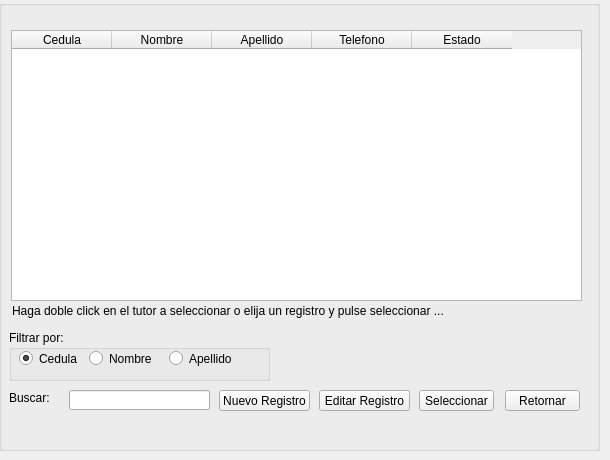
      <widget class="QWidget" name="Lista">
       <attribute name="title">
        <string>Lista</string>
       </attribute>
       <widget class="QGroupBox" name="groupBox">
        <property name="geometry">
         <rect>
          <x>-1</x>
          <y>0</y>
          <width>601</width>
          <height>451</height>
         </rect>
        </property>
        <property name="title">
         <string/>
        </property>
        <widget class="QTableWidget" name="tabla_personas">
         <property name="geometry">
          <rect>
           <x>12</x>
           <y>30</y>
           <width>571</width>
           <height>271</height>
          </rect>
         </property>
         <column>
          <property name="text">
           <string>Cedula</string>
          </property>
         </column>
         <column>
          <property name="text">
           <string>Nombre</string>
          </property>
         </column>
         <column>
          <property name="text">
           <string>Apellido</string>
          </property>
         </column>
         <column>
          <property name="text">
           <string>Telefono</string>
          </property>
         </column>
         <column>
          <property name="text">
           <string>Estado</string>
          </property>
         </column>
        </widget>
        <widget class="QPushButton" name="btnSelPersona">
         <property name="geometry">
          <rect>
           <x>420</x>
           <y>390</y>
           <width>75</width>
           <height>21</height>
          </rect>
         </property>
         <property name="text">
          <string>Seleccionar</string>
         </property>
        </widget>
        <widget class="QPushButton" name="btnRetorno">
         <property name="geometry">
          <rect>
           <x>506</x>
           <y>390</y>
           <width>75</width>
           <height>21</height>
          </rect>
         </property>
         <property name="text">
          <string>Retornar</string>
         </property>
        </widget>
        <widget class="QLabel" name="label_13">
         <property name="geometry">
          <rect>
           <x>10</x>
           <y>390</y>
           <width>51</width>
           <height>16</height>
          </rect>
         </property>
         <property name="text">
          <string>Buscar:</string>
         </property>
        </widget>
        <widget class="QLineEdit" name="txtFiltroPersonas">
         <property name="geometry">
          <rect>
           <x>70</x>
           <y>390</y>
           <width>141</width>
           <height>20</height>
          </rect>
         </property>
        </widget>
        <widget class="QGroupBox" name="grpFiltrarPersonas">
         <property name="geometry">
          <rect>
           <x>10</x>
           <y>330</y>
           <width>261</width>
           <height>51</height>
          </rect>
         </property>
         <property name="title">
          <string>Filtrar por:</string>
         </property>
         <widget class="QRadioButton" name="optApellido">
          <property name="geometry">
           <rect>
            <x>160</x>
            <y>20</y>
            <width>71</width>
            <height>17</height>
           </rect>
          </property>
          <property name="text">
           <string>Apellido</string>
          </property>
         </widget>
         <widget class="QRadioButton" name="optCedula">
          <property name="geometry">
           <rect>
            <x>10</x>
            <y>20</y>
            <width>61</width>
            <height>17</height>
           </rect>
          </property>
          <property name="text">
           <string>Cedula</string>
          </property>
          <property name="checked">
           <bool>true</bool>
          </property>
         </widget>
         <widget class="QRadioButton" name="optNombre">
          <property name="geometry">
           <rect>
            <x>80</x>
            <y>20</y>
            <width>71</width>
            <height>17</height>
           </rect>
          </property>
          <property name="text">
           <string>Nombre</string>
          </property>
         </widget>
        </widget>
        <widget class="QLabel" name="label_23">
         <property name="geometry">
          <rect>
           <x>13</x>
           <y>300</y>
           <width>501</width>
           <height>21</height>
          </rect>
         </property>
         <property name="text">
          <string>Haga doble click en el tutor a seleccionar o elija un registro y pulse seleccionar ...</string>
         </property>
         <property name="alignment">
          <set>Qt::AlignJustify|Qt::AlignVCenter</set>
         </property>
         <property name="wordWrap">
          <bool>true</bool>
         </property>
        </widget>
        <widget class="QPushButton" name="btnNuevoRegistro">
         <property name="geometry">
          <rect>
           <x>220</x>
           <y>390</y>
           <width>91</width>
           <height>21</height>
          </rect>
         </property>
         <property name="cursor">
          <cursorShape>PointingHandCursor</cursorShape>
         </property>
         <property name="text">
          <string>Nuevo Registro</string>
         </property>
        </widget>
        <widget class="QPushButton" name="btnEditarRegistro">
         <property name="geometry">
          <rect>
           <x>320</x>
           <y>390</y>
           <width>91</width>
           <height>21</height>
          </rect>
         </property>
         <property name="cursor">
          <cursorShape>PointingHandCursor</cursorShape>
         </property>
         <property name="text">
          <string>Editar Registro</string>
         </property>
        </widget>
       </widget>
      </widget>
